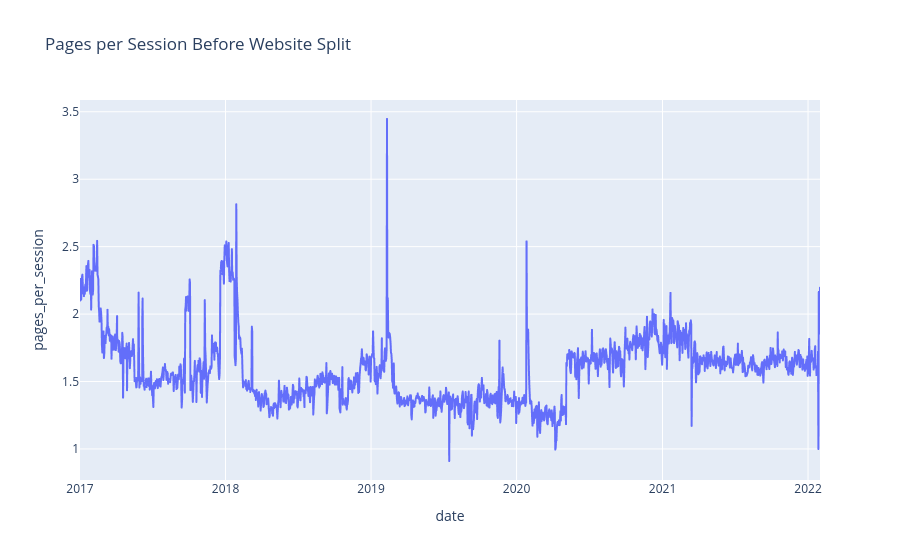

Here is the notebook cell this chart was saved with:
### Markdown cell above
**C.** Visualize this new `pages_per_session` metric using a line chart for each site. You will have 3 separate graphs!

### Code cell
# combined_site graph
fig = px.line(
    combined_site,
    x="date",
    y="pages_per_session",
    title="Pages per Session Before Website Split"
)

fig.show()

### Figure 1 — Plotly figure (JSON) as saved in the notebook; plotly's stock layout.template omitted (floating-point values rounded to 4 significant figures; data arrays with more than 128 entries replaced by an {"elided": "..."} marker saying what was removed)
{"data": [{"hovertemplate": "date=%{x}<br>pages_per_session=%{y}<extra></extra>", "legendgroup": "", "line": {"color": "#636efa", "dash": "solid"}, "marker": {"symbol": "circle"}, "mode": "lines", "name": "", "showlegend": false, "type": "scattergl", "x": {"elided": "1857 str values"}, "xaxis": "x", "y": {"elided": "1857 float values"}, "yaxis": "y"}], "layout": {"autosize": true, "legend": {"tracegroupgap": 0}, "title": {"text": "Pages per Session Before Website Split"}, "xaxis": {"anchor": "y", "autorange": true, "domain": [0, 1], "range": ["2017-01-01", "2022-01-31"], "title": {"text": "date"}, "type": "date"}, "yaxis": {"anchor": "x", "autorange": true, "domain": [0, 1], "range": [0.7698, 3.587], "title": {"text": "pages_per_session"}, "type": "linear"}}}
